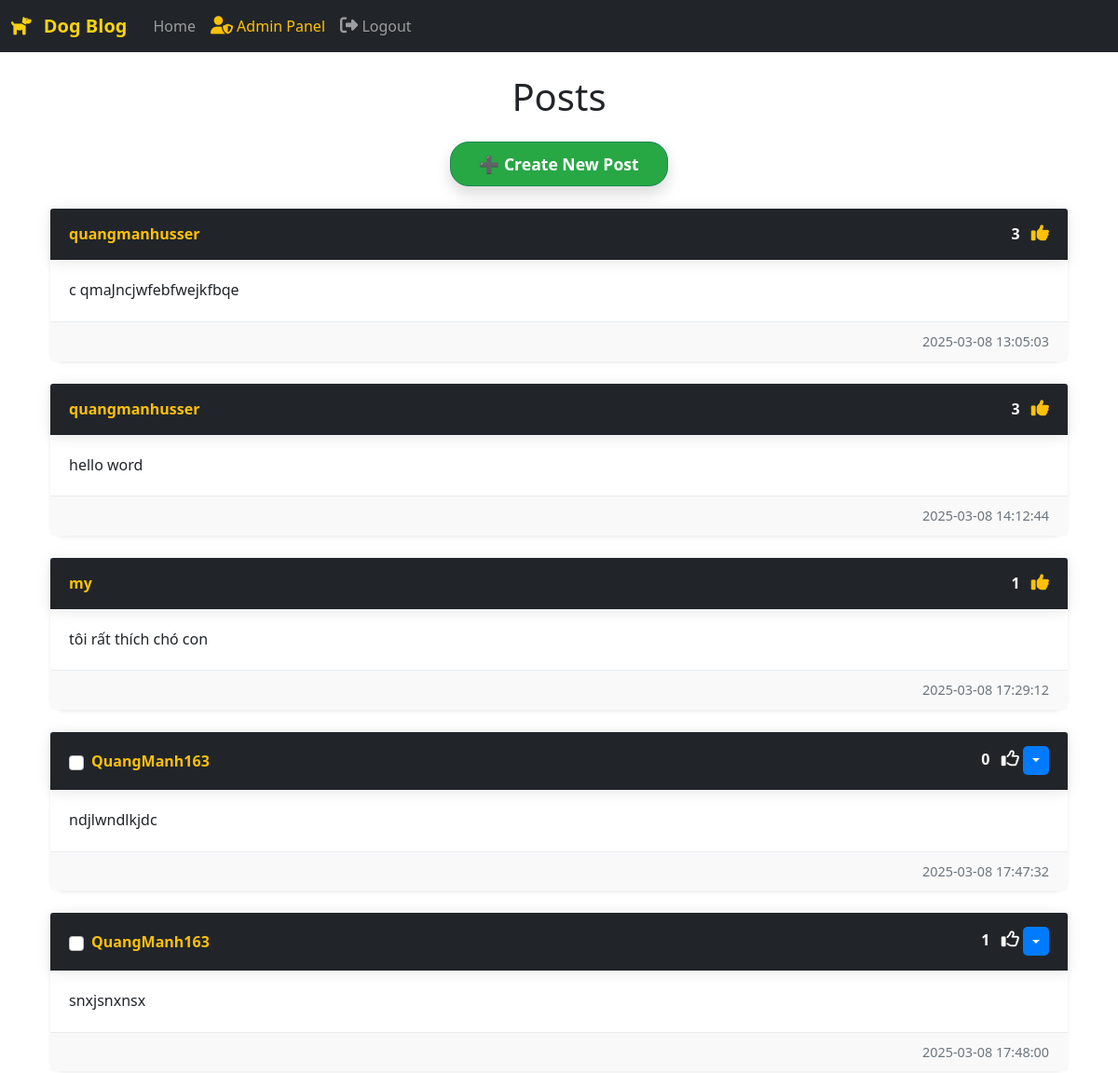
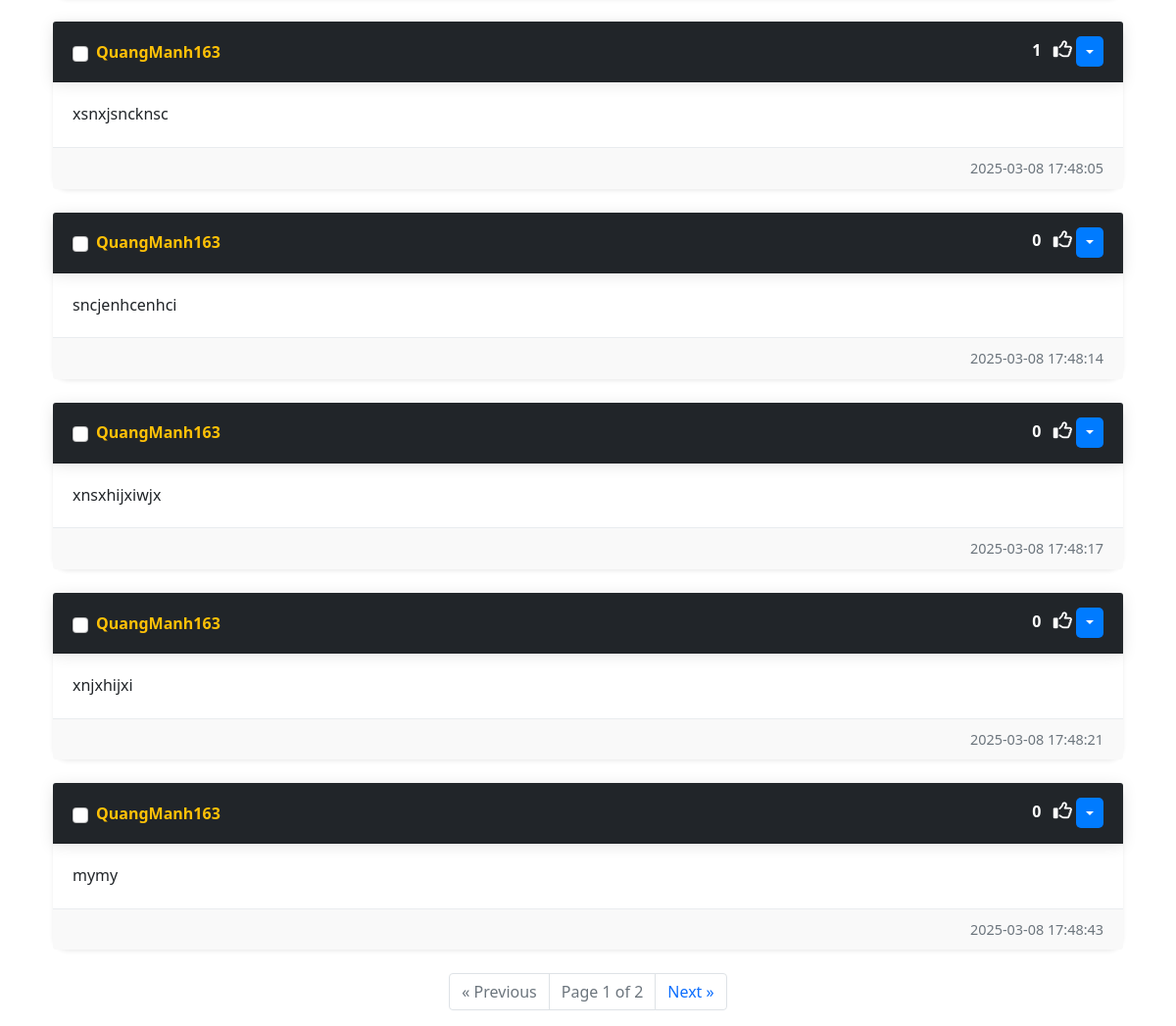
Screenshot of /home (signed in) with the database file from the repository (2 pictures, top to bottom).
### website/models.py (models this page shows)
class Post(db.Model):
    id = db.Column(db.Integer, primary_key=True)
    text = db.Column(db.Text, nullable=False)
    date_created = db.Column(db.DateTime(timezone=True), default=func.now())
    author = db.Column(db.Integer, db.ForeignKey(
        'user.id', ondelete="CASCADE"), nullable=False)
    comments = db.relationship('Comment', backref='post', passive_deletes=True)
    likes = db.relationship('Like', backref='post', passive_deletes=True)

class User(db.Model, UserMixin):
    id = db.Column(db.Integer, primary_key=True)
    email = db.Column(db.String(150), unique=True)
    username = db.Column(db.String(150), unique=True)
    password = db.Column(db.String(150))
    date_created = db.Column(db.DateTime(timezone=True), default=func.now())
    is_admin = db.Column(db.Boolean, default=False)  # Thêm trường này
    is_blocked = db.Column(db.Boolean, default=False)  # Thêm để block user
    posts = db.relationship('Post', backref='user', passive_deletes=True)
    comments = db.relationship('Comment', backref='user', passive_deletes=True)
    likes = db.relationship('Like', backref='user', passive_deletes=True)

### website/views.py (the view)
@views.route("/")
@views.route("/home")
def home():
    if not current_user.is_authenticated:
        return redirect(url_for('views.welcome'))  # Chuyển hướng nếu chưa đăng nhập
    page = request.args.get('page', 1, type=int)
    posts = Post.query.paginate(page=page, per_page=10)
    return render_template("home.html", user=current_user, posts=posts)

### website/__init__.py (called while the page is built)
def create_app():
    app = Flask(__name__)
    app.config['SECRET_KEY'] = "helloworld"
    app.config['SQLALCHEMY_DATABASE_URI'] = f'sqlite:///{DB_NAME}'
    db.init_app(app)
    migrate = Migrate(app, db)
    from .views import views
    from .auth import auth
    app.register_blueprint(views, url_prefix="/")
    app.register_blueprint(auth, url_prefix="/")
    from .models import User, Post, Comment, Like
    create_database(app)
    login_manager = LoginManager()
    login_manager.login_view = "auth.login"
    login_manager.init_app(app)
    @login_manager.user_loader
    def load_user(id):
        return User.query.get(int(id))
    return app

### website/templates/home.html (shortened to what this page needs)
{% extends "base.html" %}
{% block content %}
    <div class="container mt-4">
        <h1 class="text-center mb-4">Posts</h1>
        {% if user.is_authenticated %}
            <div class="text-center mb-4">
                <a href="/create-post" class="btn btn-success btn-lg shadow">➕ Create New Post</a>
            </div>
        {% endif %}
        <form id="delete-selected-form" action="{{ url_for('views.delete_selected_posts') }}" method="POST">
            <div id="posts">
                {% for post in posts.items %}
                    <div class="card shadow-sm mb-4 border-0">
                        <div class="card-header bg-dark text-white d-flex justify-content-between align-items-center">
                            <div class="d-flex align-items-center">
                                {% if user.id == post.author %}
                                    <input type="checkbox" class="form-check-input me-2 delete-checkbox" name="selected_posts" value="{{ post.id }}">
                                {% endif %}
                                <a href="/posts/{{ post.user.username }}" class="text-warning fw-bold">{{ post.user.username }}</a>
                            </div>
                            <div>
                                <span id="likes-count-{{ post.id }}" class="me-2">{{ post.likes|length }}</span>
                                {% if user.id in post.likes|map(attribute="author")|list %}
                                    <i class="fas fa-thumbs-up text-warning" id="like-button-{{ post.id }}" onclick="like({{ post.id }})"></i>
                                {% else %}
                                    <i class="far fa-thumbs-up text-white" id="like-button-{{ post.id }}" onclick="like({{ post.id }})"></i>
                                {% endif %}
                                {% if user.id == post.author %}
                                    <div class="btn-group">
                                        <button type="button" class="btn btn-sm btn-light dropdown-toggle" data-bs-toggle="dropdown"></button>
                                    </div>
                                {% endif %}
                            </div>
                        </div>
                        <div class="card-body">
                            <p class="card-text">{{ post.text }}</p>
                        </div>
                        <div class="card-footer text-muted text-end">
                            {{ post.date_created }}
                        </div>
                    </div>
                {% endfor %}
            </div>
        </form>
        <nav>
            <ul class="pagination justify-content-center">
                {% if posts.has_prev %}
                    <li class="page-item"><a href="{{ url_for('views.home', page=posts.prev_num) }}" class="page-link">&laquo; Previous</a></li>
                {% else %}
                    <li class="page-item disabled"><span class="page-link">&laquo; Previous</span></li>
                {% endif %}
                <li class="page-item disabled"><span class="page-link">Page {{ posts.page }} of {{ posts.pages }}</span></li>
                {% if posts.has_next %}
                    <li class="page-item"><a href="{{ url_for('views.home', page=posts.next_num) }}" class="page-link">Next &raquo;</a></li>
                {% else %}
                    <li class="page-item disabled"><span class="page-link">Next &raquo;</span></li>
                {% endif %}
            </ul>
        </nav>
    </div>
{% endblock %}

### website/templates/home.html (style rules this page uses)
.card { border-radius: 10px; transition: all 0.3s ease-in-out; background-color: #ffffff; box-shadow: 0px 4px 20px rgba(0, 0, 0, 0.1); }
.fas, .far { font-size: 1.2rem; cursor: pointer; transition: color 0.3s, transform 0.3s; }
.fas.fa-thumbs-up.text-warning { color: #3743e9; }
.far.fa-thumbs-up.text-white { color: #888888; }
.btn-group .btn { background-color: #007bff; color: #fff; border: none; border-radius: 5px; padding: 5px 10px; transition: background-color 0.3s ease; }
a { text-decoration: none; color: inherit; }
.btn-success { background-color: #28a745; border-radius: 20px; padding: 10px 30px; font-size: 1.1rem; font-weight: bold; }
.card-body { padding: 20px; }
.card-footer { font-size: 0.9rem; color: #888; padding: 10px 20px; background-color: #e9d9d9; }
.card { border-radius: 15px; transition: all 0.3s ease-in-out; background-color: #fff; box-shadow: 0px 4px 30px rgba(0, 0, 0, 0.1); margin-bottom: 20px; }
.card-header { background-color: #343a40; color: #fff; padding: 15px 20px; border-radius: 30x 15px 0 0; box-shadow: 0px 2px 15px rgba(0, 0, 0, 0.1); font-weight: bold; display: flex; justify-content: space-between; align-items: center; }
.card-footer { background-color: #f9f9f9; padding: 10px 20px; border-radius: 10px; color: #888; font-size: 0.9rem; border-top: 1px solid #e9ecef; text-align: right; border-radius: 0 0 15px 15px; }
.card-body { padding: 20px; line-height: 1.6; border-radius: 0 0 15px 15px; }

### rows the page displays
Post: user.username "quangmanhusser", likes|length "3", text "c qmaJncjwfebfwejkfbqe", date_created "2025-03-08 13:05:03"
Post: user.username "quangmanhusser", likes|length "3", text "hello word", date_created "2025-03-08 14:12:44"
Post: user.username "my", likes|length "1", text "tôi rất thích chó con", date_created "2025-03-08 17:29:12"
Post: user.username "QuangManh163", likes|length "0", text "ndjlwndlkjdc", date_created "2025-03-08 17:47:32"
Post: user.username "QuangManh163", likes|length "1", text "snxjsnxnsx", date_created "2025-03-08 17:48:00"
Post: user.username "QuangManh163", likes|length "1", text "xsnxjsncknsc", date_created "2025-03-08 17:48:05"
Post: user.username "QuangManh163", likes|length "0", text "sncjenhcenhci", date_created "2025-03-08 17:48:14"
Post: user.username "QuangManh163", likes|length "0", text "xnsxhijxiwjx", date_created "2025-03-08 17:48:17"
Post: user.username "QuangManh163", likes|length "0", text "xnjxhijxi", date_created "2025-03-08 17:48:21"
Post: user.username "QuangManh163", likes|length "0", text "mymy", date_created "2025-03-08 17:48:43"

### other values shown
{{ posts.page }} "1"
{{ posts.pages }} "2"
